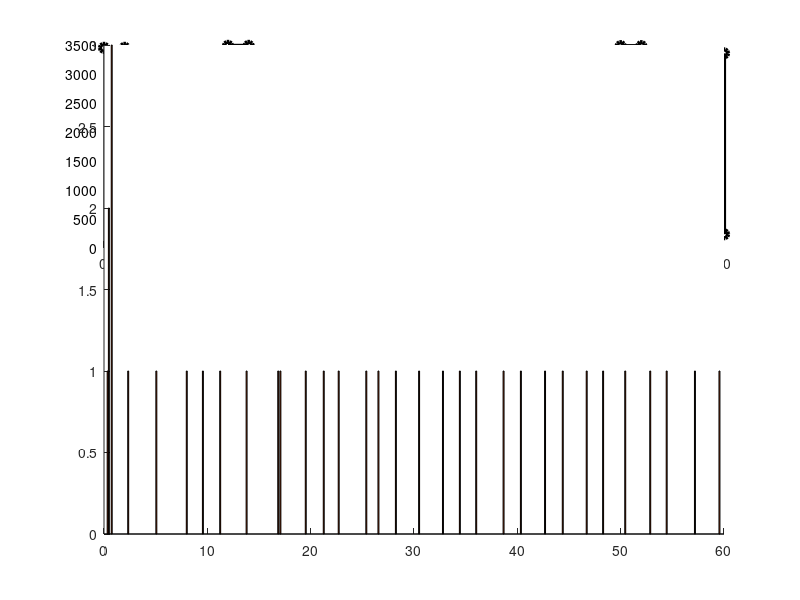

Reproduce this figure in MATLAB. (Note: this script raises an error after producing the figure.)
clear all;
close all;
% %%%% frame/segment 100, file size for seg0: lay0-97KB, lay1-691KB, lay2-708KB
% %%% fps is 25, 4 seconds per segment
% l1=[1 1 1 1 1];
% l2=[1 1 1 1 1];
% threshold1=[208.604 208.604 208.604 208.604 208.604 208.604 208.604 208.604 208.604 208.604];
% threshold2=[596.307 596.307 596.307 596.307 596.307 596.307 596.307 596.307 596.307 596.307];
% time_slot = 0:2:20;
% 
% %% calculate the selected layer for speed 200KB/s
% bd_200 = [200 204.499 349.135 106.823 267.960];%
% layer_200=[2 2 3 2 3];%0:1 16:2 32:3
% z_200=[l1' (layer_200-l1)' l1']
% %% plot figure1
% figure(1);
% 
% stackedbar = @(x, A) bar(x, A, 0.3,'stack');
% 
% prettyline = @(x, y) plot(x, y, 'k-o', 'LineWidth', 1);
% 
% [hAxes,hBar,hLine] = plotyy(time_slot,z_200,time_slot,bd_200,stackedbar,prettyline);
% set(hAxes,'XTick',time_slot); % Change x-axis ticks
% set(hAxes,'XTickLabel',time_slot); % Change x-axis ticks labels to desired values.
% set(hAxes,'NextPlot','add');
% plot(hAxes(2),time_slot,threshold1,'b-.o');
% axis(hAxes(2),[-2 18 0 500]);
% axis(hAxes(1),[-2 18 0 5]);
% 
% colormap summer;
% title('Layer selection, network speed from 200KB/s to 400KB/s');
% xlabel('Time (s)');
% ylabel(hAxes(1),'Layer ID');
% ylabel(hAxes(2), 'Bandwidth (KB/s)');
% legend(hAxes(1),'layer1','layer2','layer3');
% legend(hAxes(2),'Estimate Bandwidth','Switch threshold','Real Bandwidth');

%%

figure;
subplot(2,1,1);
hold on
%choose level to upload
y_1=[
1
2
3
1
1
1
1
1
1
1
1
1
1
1
1
1
1
1
1
1
1
1
1
1
1
1
1
1
1
1
1
1
];

%times of upload
x_1=[
0.354004
0.472213
0.747585
2.340902
5.063946
8.011095
9.571439
11.242387
13.80091
16.860490
17.069831
19.526133
21.267222
22.713356
25.383213
26.558186
28.247865
30.492952
32.802712
34.438793
36.018822
38.668568
40.344504
42.681403
44.397692
46.713816
48.300016
50.440820
52.859433
54.453998
57.188273
59.560117
]; 
%simulated bandwith values
y_3=[
3451
203
1817
210
3363
219
3485
240
216
3394
226
1717
222
3161
219
1712
237
1675
235
1965
207
1983
219
1871
226
3480
247
1702
207
3356
231
];
stackedbar = @(x, A) bar(x, A,'stack');
prettyline = @(x, y) stairs(x, y, 'k-o', 'LineWidth', 3,'Color','k');

time_slot_2=0:2:60;

[hAxes,hBar,hLine]=plotyy(time_slot_2,y_3,x_1,y_1, prettyline, stackedbar);
set(hAxes,'XTick',time_slot_2); % Change x-axis ticks
layer_id=[0 1 2 3 4 5];
bw=0:500:4000;
set(hAxes(2),'Ytick',layer_id);   %CHANGED
set(hAxes(1),'Ytick',bw);         % CHANGED
colormap summer;

line([0 60],[3101 3101],'LineStyle','--','Linewidth',2,'Color','b');
line([0 60],[1470 1470],'LineStyle','--','Linewidth',2,'Color','c');
line([0 60],[198 198],'LineStyle','--','Linewidth',2,'Color','g');

title('Layer selection, network speed from 200Kb/s to 3500Kb/s');
xlabel('Time (s)');
ylabel(hAxes(2),'Layer ID');    %cHANGED
ylabel(hAxes(1), 'Bandwidth (Kb/s)');   %CHANGED
legend(hAxes(2),'Layer ID','Simulated Bandwidth','Threshold Layer 3','Threshold Layer 2','Threshold Layer 1');
%grid minor
hold off


%%
subplot(2,1,2);
%upload times
x_4= x_1; 
%estimated values of BW
y_4=[
3042.79005704
3147.66959533
3266.16815666
191.363225187
1693.6721533 
777.424320215
3178.60870683
207.134606354
3032.75131698
216.702136818
362.534520685
3221.35530327
208.884230202
1631.53617248
202.817573663
3000.99955638
381.367205337
1416.7251635 
217.904473521
1521.99210047
377.461693003
1871.74996355
195.936877057
1889.60465792
203.29984634 
1768.20826987
19:56:05.300
374.362514892
2989.9267746 
199.444754215
1540.39655987
345.171707104
3184.32617297
];

hold on
threshold_values=[0 198 1470 3101];
time_slot_3=[0:2:60]

stairs(time_slot_3,y_3,'Linewidth',2,'Color',[1 0 0]);
line(x_4,y_4,'Color','k','Linewidth',2);

line([0 60],[3101 3101],'LineStyle','--','Linewidth',2,'Color','b');
line([0 60],[1470 1470],'LineStyle','--','Linewidth',2,'Color','c');
line([0 60],[198 198],'LineStyle','--','Linewidth',2,'Color','g');

title('Bandwidth estimation, network speed from 200Kb/s to 3500Kb/s');
xlabel('Time (s)');
ylabel('Bandwidth (Kb/s)');
legend('Simulated Bandwidth','Estimated Bandwidth','Threshold Layer 3','Threshold Layer 2','Threshold Layer 1');

%%






























